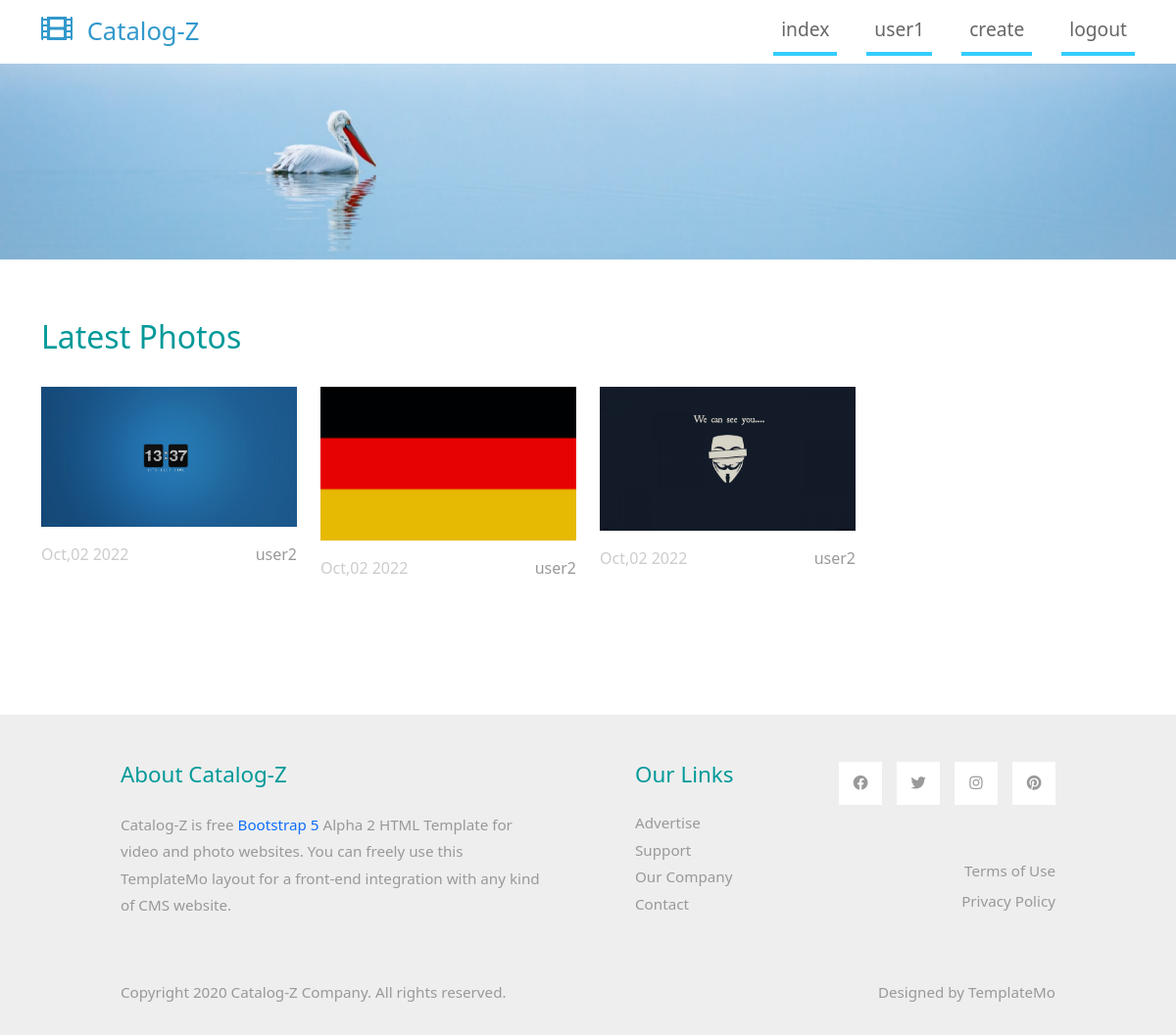
/index.php (signed in), run on the app's committed database.
### tables this page shows
CREATE TABLE `images` (
  `id` int(3) NOT NULL,
  `title` varchar(200) NOT NULL,
  `description` text NOT NULL,
  `img` varchar(200) NOT NULL,
  `user_name` varchar(200) NOT NULL,
  `created_at` datetime NOT NULL DEFAULT current_timestamp()
);

### index.php (the view, shortened to what this page needs)
<?php require "includes/header.php"; ?>
<?php require "config.php"; ?>
<?php
    $select = $conn->query("SELECT * FROM images");
    $select->execute();
    $rows = $select->fetchAll(PDO::FETCH_OBJ);
?>
        <div class="row mb-4">
            <h2 class="col-6 tm-text-primary">
                Latest Photos
            </h2>
        </div>
        <div class="row tm-mb-90 tm-gallery">
            <?php foreach($rows as $row) : ?>
                <div class="col-xl-3 col-lg-4 col-md-6 col-sm-6 col-12 mb-5">
                    <figure class="effect-ming tm-video-item">
                        <img src="img/<?php echo $row->img; ?>" alt="Image" class="img-fluid">
                        <figcaption class="d-flex align-items-center justify-content-center">
                        </figcaption>
                    </figure>
                    <div class="d-flex justify-content-between tm-text-gray">
                        <span class="tm-text-gray-light">  <?php echo date('M', strtotime($row->created_at))  . ',' .  date('d', strtotime($row->created_at)) . ' ' . date('Y', strtotime($row->created_at)); ?></span>
                        <span><?php echo $row->user_name; ?></span>
                    </div>
                </div>
            <?php endforeach; ?>
        </div>
<?php require "includes/footer.php"; ?>

### css/templatemo-style.css (style rules this page uses)
.tm-mb-90 { margin-bottom: 90px; }
.tm-text-primary { color: #009999; }
p, .tm-text-gray { color: #999; }
.tm-text-gray-light { color: #CCC; }
.tm-video-item { position: relative; overflow: hidden; text-align: center; cursor: pointer; }
.tm-video-item img { position: relative; display: block; min-height: 100%; max-width: 100%; opacity: 0.8; }
.tm-video-item figcaption { padding: 2em; color: #fff; text-transform: uppercase; font-size: 1.25em; -webkit-backface-visibility: hidden; backface-visibility: hidden; }
.tm-video-item figcaption::before, .tm-video-item figcaption::after { pointer-events: none; }
.tm-video-item figcaption, .tm-video-item figcaption > a { position: absolute; top: 0; left: 0; width: 100%; height: 100%; }
figure.effect-ming { background: #030c17; }
figure.effect-ming img { opacity: 0.9; -webkit-transition: opacity 0.35s; transition: opacity 0.35s; }
figure.effect-ming figcaption::before { position: absolute; top: 30px; right: 30px; bottom: 30px; left: 30px; border: 2px solid #fff; box-shadow: 0 0 0 30px rgba(255,255,255,0.2); content: ''; opacity: 0; -webkit-transition: opacity 0.35s, -webkit-transform 0.35s; transition: opacity 0.35s, transform 0.35s; -webkit-transform: scale3d(1.4,1.4,1); transform: scale3d(1.4,1.4,1); }

### data on the page
images: img (picture), created_at "Oct", created_at "02", created_at "2022", user_name "user2"
images: img (picture), created_at "Oct", created_at "02", created_at "2022", user_name "user2"
images: img (picture), created_at "Oct", created_at "02", created_at "2022", user_name "user2"

### other printed values
$_SESSION['username'] "user1"
